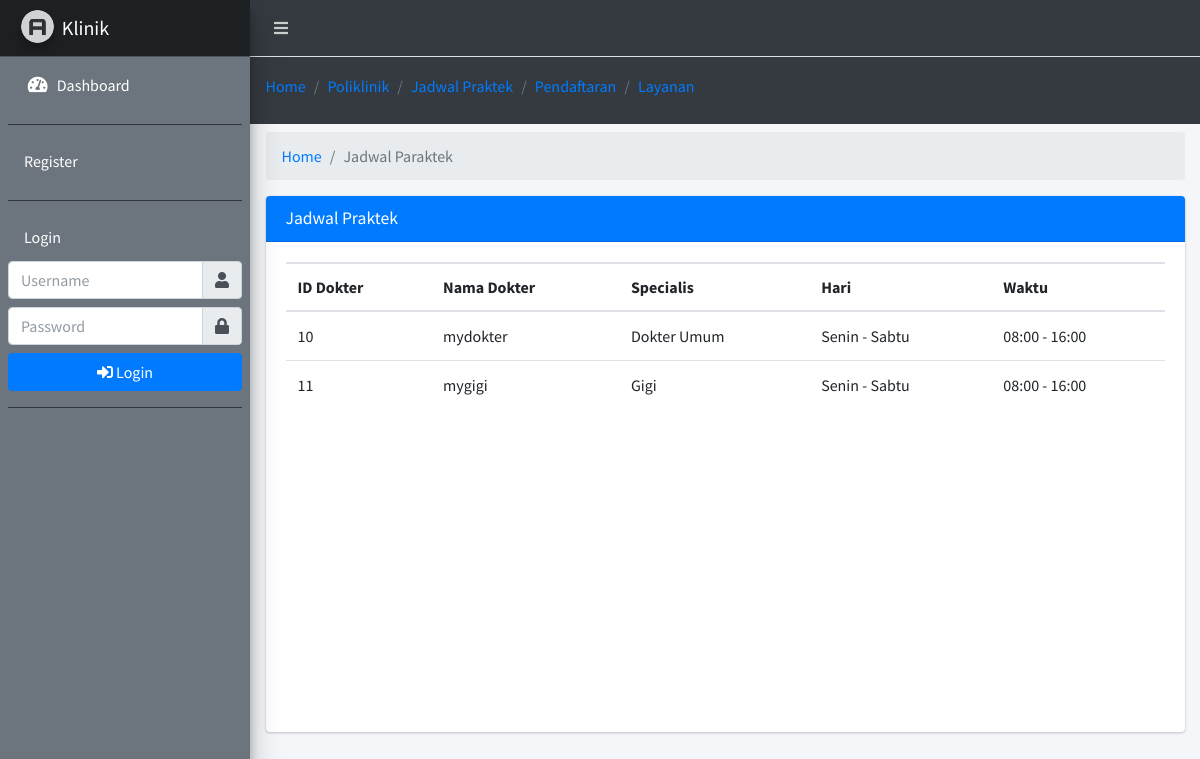
Screenshot of /?page=jadwal_praktek with the database file from the repository.
### tables this page shows
CREATE TABLE `tb_jadwal_praktek` (
  `id_jadwal_praktek` int(15) NOT NULL,
  `id_dokter` char(15) NOT NULL,
  `id_specialis` char(15) NOT NULL,
  `hari_awal` varchar(225) NOT NULL,
  `hari_akhir` varchar(225) NOT NULL,
  `waktu_buka` varchar(225) NOT NULL,
  `waktu_tutup` varchar(225) NOT NULL
);

CREATE TABLE `tb_dokter` (
  `id_dokter` int(11) NOT NULL,
  `id_user` char(15) NOT NULL,
  `id_specialis` char(15) NOT NULL
);

CREATE TABLE `tb_user` (
  `id_user` char(15) NOT NULL,
  `username` varchar(50) NOT NULL,
  `password` varchar(225) NOT NULL,
  `confirm_password` varchar(225) NOT NULL,
  `nama_user` varchar(30) NOT NULL,
  `jenis_kelamin` varchar(10) NOT NULL,
  `gol_darah` varchar(10) NOT NULL,
  `tempat_lahir` varchar(100) NOT NULL,
  `tanggal_lahir` varchar(225) NOT NULL,
  `agama` varchar(10) NOT NULL,
  `tgl_masuk` varchar(225) NOT NULL
);

CREATE TABLE `tb_specialis` (
  `id_specialis` char(15) NOT NULL,
  `specialis` varchar(50) NOT NULL
);

### home/jadwal_praktek.php (the view)
<div class="row mt-2">
	<div class="col-sm-12">
		<ol class="breadcrumb">
          <li class="breadcrumb-item"><a href="#">Home</a></li>
          <li class="breadcrumb-item active">Jadwal Paraktek</li>
        </ol>
	</div>
</div>
<div class="card">
	<div class="card-header bg-blue">
		<h5 class="card-title">Jadwal Praktek</h5>
	</div>
	<div class="card-body">
		<div class="row">
			<div class="col-sm-12">
				<div class="table-responsive p-0" style="height: 450px;">
					<table class="table table-head-fixed text-nowrap font-10">
						<thead>
							<tr>
								<th>ID Dokter</th>
								<th>Nama Dokter</th>
								<th>Specialis</th>
								<th>Hari</th>
								<th>Waktu</th>
							</tr>
						</thead>
						<tbody>
						<?php
						$sqls = mysqli_query($koneksi, "SELECT * FROM tb_jadwal_praktek X INNER JOIN tb_dokter Y ON y.id_dokter = x.id_dokter INNER JOIN tb_specialis z ON z.id_specialis = x.id_specialis INNER JOIN tb_user a ON a.id_user = y.id_user");
						while ($ds = mysqli_fetch_array($sqls)) { ?>
							<tr>
								<td><?= $ds['id_dokter']; ?></td>
								<td><?= $ds['nama_user']; ?></td>
								<td><?= $ds['specialis']; ?></td>
								<td><?= $ds['hari_awal']." - ".$ds['hari_akhir']; ?></td>
								<td><?= $ds['waktu_buka']." - ".$ds['waktu_tutup']; ?></td>
							</tr>
						<?php }
						?>
						</tbody>
					</table>
				</div>
			</div>
		</div>
	</div>
</div>

### rows the page displays
tb_jadwal_praktek: id_dokter.id_dokter "10", tb_user.nama_user "mydokter", id_specialis.specialis "Dokter Umum", hari_awal "Senin", hari_akhir "Sabtu", waktu_buka "08:00", waktu_tutup "16:00"
tb_jadwal_praktek: id_dokter.id_dokter "11", tb_user.nama_user "mygigi", id_specialis.specialis "Gigi", hari_awal "Senin", hari_akhir "Sabtu", waktu_buka "08:00", waktu_tutup "16:00"
